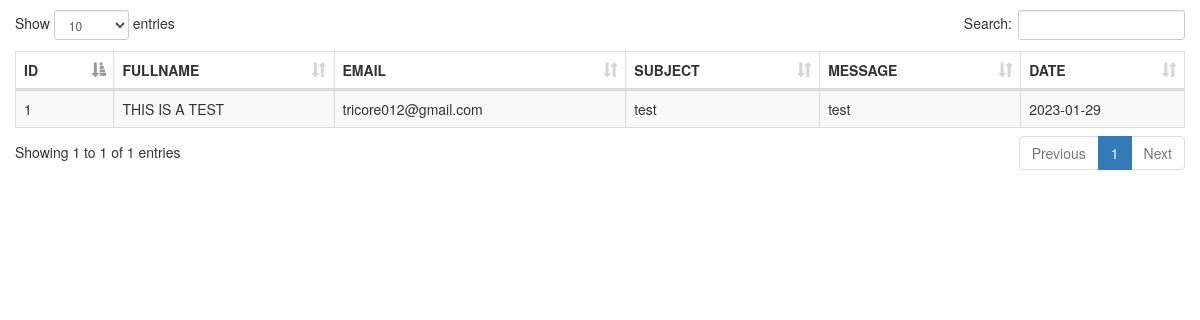
Screenshot of /ADMIN/pages/inquiry/index.php with the database file from the repository.
### tables this page shows
CREATE TABLE `site_inquiry` (
  `id` int(11) NOT NULL,
  `fname` varchar(50) NOT NULL,
  `email` varchar(250) NOT NULL,
  `subject` varchar(250) NOT NULL,
  `message` varchar(500) NOT NULL,
  `date_created` date NOT NULL
);

### ADMIN/pages/inquiry/index.php (the view, shortened to what this page needs)
<!DOCTYPE html>
<html>
<head>
	<link rel="stylesheet" type="text/css" href="bootstrap/css/bootstrap.min.css">
	<link rel="stylesheet" type="text/css" href="datatable/dataTable.bootstrap.min.css">
</head>
<body>
<div class="container">
	<div class="row">
		<div class="col-sm-12 ">
			<div class="height10">
			</div>
			<div class="row">
				<table id="myTable" class="table table-bordered table-striped">
					<thead>
						<th>ID</th>
						<th>FULLNAME</th>
						<th>EMAIL</th>
						<th>SUBJECT</th>
						<th>MESSAGE</th>
						<th>DATE</th>
					</thead>
					<tbody>
						<?php
							include_once('../../../connection/connection.php');
							$sql = "SELECT * FROM site_inquiry";
							$query = $conn->query($sql);
							while($row = $query->fetch_assoc()){
								echo
								"<tr>
									<td>".$row['id']."</td>
									<td>".$row['fname']."</td>
									<td>".$row['email']."</td>
									<td>".$row['subject']."</td>
									<td>".$row['message']."</td>
									<td>".$row['date_created']."</td>
								</tr>";
							}
						?>
					</tbody>
				</table>
			</div>
		</div>
	</div>
</div>
</body>
</html>

### ADMIN/pages/inquiry/index.php (style rules this page uses)
.height10 { height:10px; }

### rows the page displays
site_inquiry: id "1", fname "THIS IS A TEST", email "tricore012@gmail.com", subject "test", message "test", date_created "2023-01-29"
